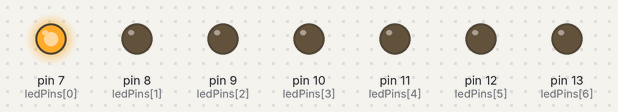
Bench run of a sketch on a simulated Arduino Uno, built with avr-gcc and run on an emulated ATmega328P. Shown: output pins drawn as LEDs (lit = HIGH).

Above: at 0.1 s.
At 0.5 s:
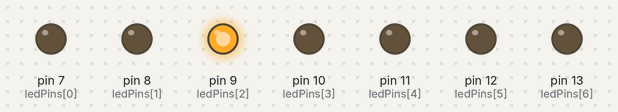
At 0.7 s:
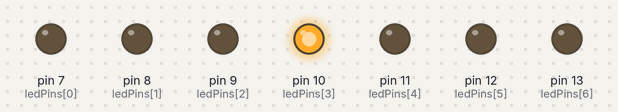
At 1.3 s:
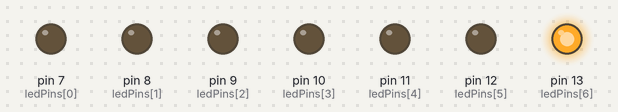
At 2.3 s:
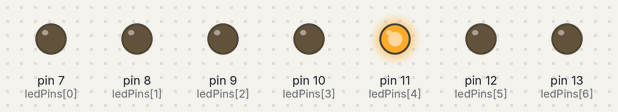
At 3.1 s:
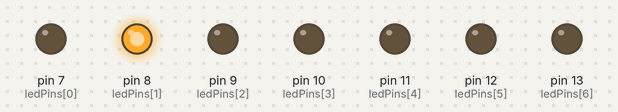
Timing chart, 0 to 3.4 s (numbered marks = the images above):
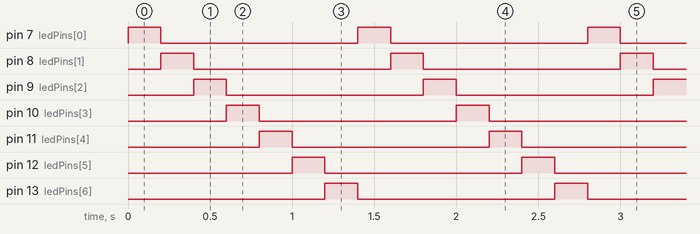

The sketch:

Projekt_5.ino
```cpp
int ledPins[] = { 7, 8, 9, 10, 11, 12, 13 };
int delayTime = 200;

void setup()
{
  for (int i = 0; i < 7; i++)
  {
    pinMode(ledPins[i], OUTPUT);
  }
}

void loop()
{
  for (int i = 0; i < 7; i++)
  {
    int pin = ledPins[i];
    digitalWrite(pin, HIGH);
    delay(delayTime);
    digitalWrite(pin, LOW);
  }
}
```

Measured:
- by itself, pin 7 (ledPins[0]), pin 8 (ledPins[1]), pin 9 (ledPins[2]), pin 10 (ledPins[3]), pin 11 (ledPins[4]), pin 12 (ledPins[5]), pin 13 (ledPins[6]): alternates HIGH for 0.20 s and LOW for 1.2 s
- by itself, everything shown: repeats every 1.4 s, in 7 steps
